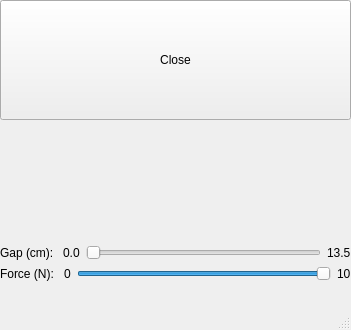
<?xml version="1.0" encoding="UTF-8"?>
<ui version="4.0">
 <class>VeloMainWindow</class>
 <widget class="QMainWindow" name="VeloMainWindow">
  <property name="geometry">
   <rect>
    <x>0</x>
    <y>0</y>
    <width>351</width>
    <height>330</height>
   </rect>
  </property>
  <property name="sizePolicy">
   <sizepolicy hsizetype="Fixed" vsizetype="Fixed">
    <horstretch>0</horstretch>
    <verstretch>0</verstretch>
   </sizepolicy>
  </property>
  <property name="windowTitle">
   <string>Velo 2G</string>
  </property>
  <widget class="QWidget" name="centralwidget">
   <widget class="QWidget" name="verticalLayoutWidget">
    <property name="geometry">
     <rect>
      <x>0</x>
      <y>0</y>
      <width>351</width>
      <height>281</height>
     </rect>
    </property>
    <layout class="QVBoxLayout" name="verticalLayout">
     <item>
      <widget class="QPushButton" name="openCloseButton">
       <property name="sizePolicy">
        <sizepolicy hsizetype="Minimum" vsizetype="Expanding">
         <horstretch>0</horstretch>
         <verstretch>0</verstretch>
        </sizepolicy>
       </property>
       <property name="text">
        <string>Close</string>
       </property>
      </widget>
     </item>
     <item>
      <spacer name="verticalSpacer">
       <property name="orientation">
        <enum>Qt::Vertical</enum>
       </property>
       <property name="sizeHint" stdset="0">
        <size>
         <width>20</width>
         <height>40</height>
        </size>
       </property>
      </spacer>
     </item>
     <item>
      <layout class="QHBoxLayout" name="horizontalLayout">
       <item>
        <widget class="QLabel" name="label_5">
         <property name="text">
          <string>Gap (cm): </string>
         </property>
        </widget>
       </item>
       <item>
        <widget class="QLabel" name="label">
         <property name="text">
          <string>0.0</string>
         </property>
        </widget>
       </item>
       <item>
        <widget class="QSlider" name="gapSlider">
         <property name="orientation">
          <enum>Qt::Horizontal</enum>
         </property>
        </widget>
       </item>
       <item>
        <widget class="QLabel" name="label_2">
         <property name="text">
          <string>13.5</string>
         </property>
        </widget>
       </item>
      </layout>
     </item>
     <item>
      <layout class="QHBoxLayout" name="horizontalLayout_3">
       <item>
        <layout class="QHBoxLayout" name="horizontalLayout_4">
         <item>
          <widget class="QLabel" name="label_6">
           <property name="text">
            <string>Force (N): </string>
           </property>
          </widget>
         </item>
         <item>
          <widget class="QLabel" name="label_4">
           <property name="text">
            <string>0</string>
           </property>
          </widget>
         </item>
         <item>
          <widget class="QSlider" name="forceSlider">
           <property name="sliderPosition">
            <number>99</number>
           </property>
           <property name="orientation">
            <enum>Qt::Horizontal</enum>
           </property>
          </widget>
         </item>
         <item>
          <widget class="QLabel" name="label_3">
           <property name="text">
            <string>10</string>
           </property>
          </widget>
         </item>
        </layout>
       </item>
      </layout>
     </item>
    </layout>
   </widget>
  </widget>
  <widget class="QMenuBar" name="menubar">
   <property name="geometry">
    <rect>
     <x>0</x>
     <y>0</y>
     <width>351</width>
     <height>25</height>
    </rect>
   </property>
  </widget>
  <widget class="QStatusBar" name="statusbar"/>
 </widget>
 <resources/>
 <connections/>
</ui>
